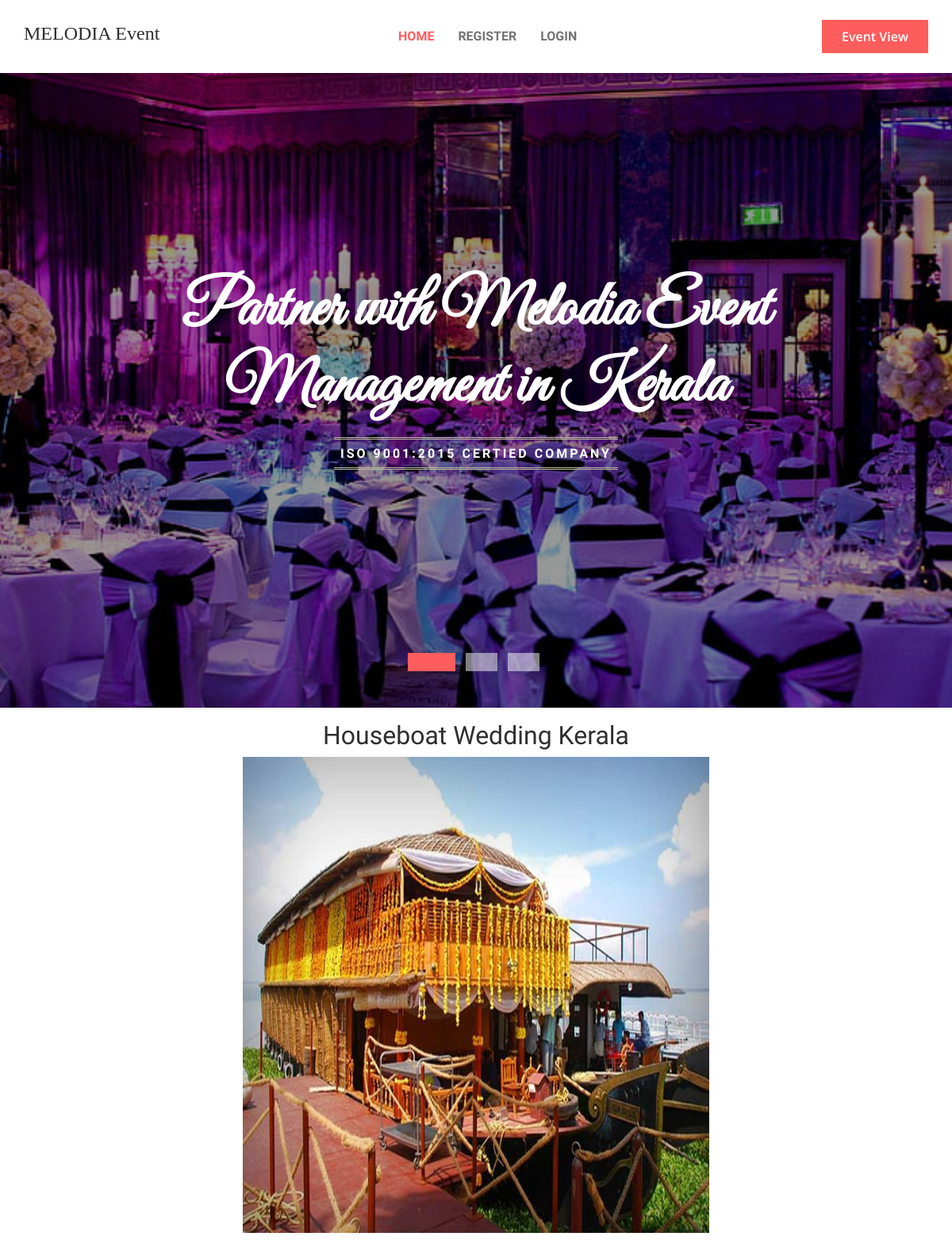
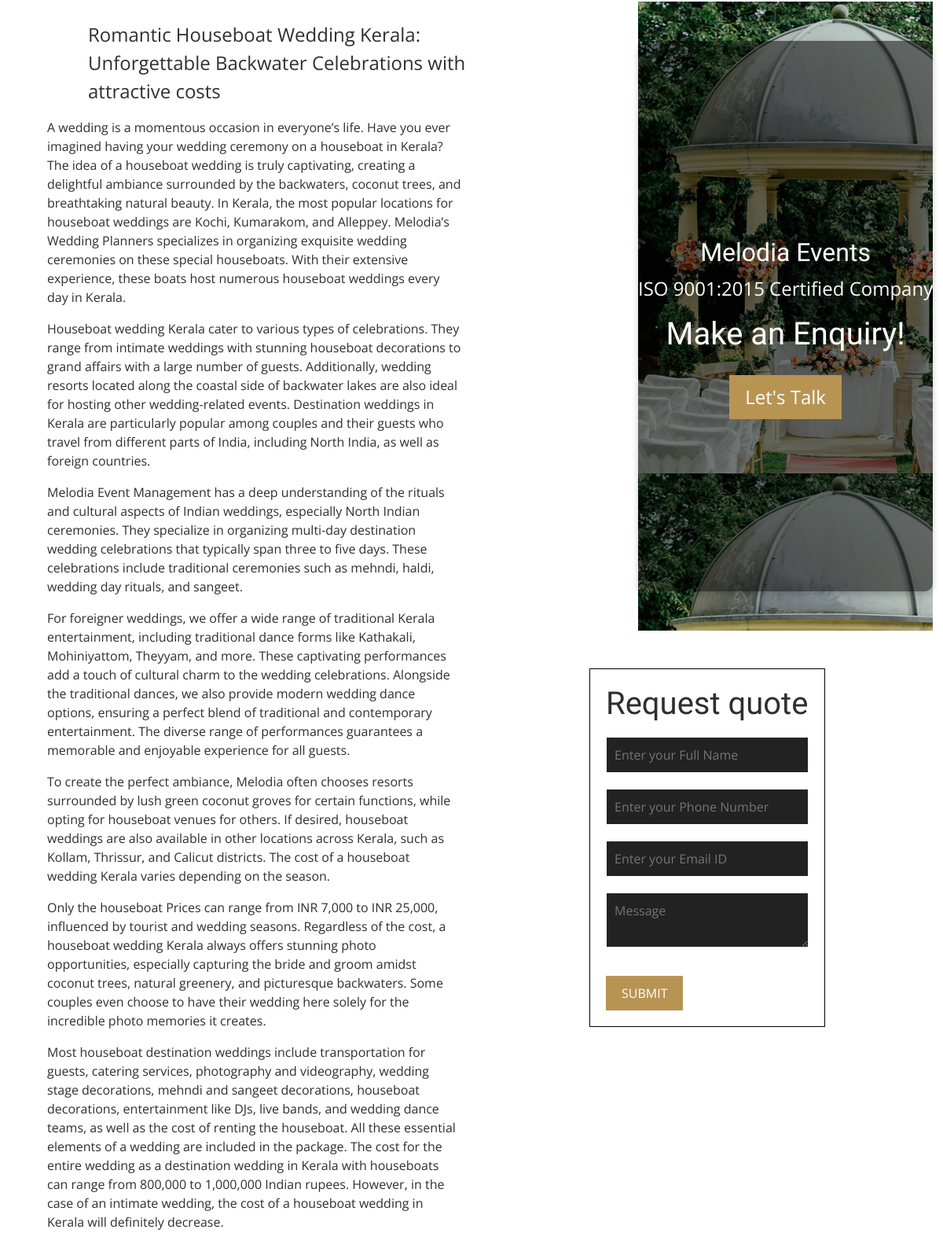
/servicedetail/1 (upper part), run on the app's committed database (2 pictures, top to bottom).
### event_bloom/models.py (models this page shows, shortened)
class Service(models.Model):
    image=models.ImageField(upload_to='media/image',blank=True,null=True)
    name=models.CharField(max_length=50)
    outline = models.TextField()
    desc = models.TextField()
    advance_amt=models.IntegerField(max_length=30)

### event_bloom/views.py (the view, shortened to what this page needs)
# urls.py: path('servicedetail/<int:id>',views.servicedetail,name='servicedetail'),
def servicedetail(request,id):
    v=Service.objects.get(id=id)
    return render(request,'servicedetail.html',{'v':v})

### template/servicedetail.html (shortened to what this page needs)
{% extends 'base.html' %}
{% load static %}
{% block content %}
<link rel="stylesheet" href="{% static 'css/service.css' %}">
<link rel="stylesheet" href="{% static 'css/talk.css' %}">
<div class="container-fluid">
  <div class="row mt-3 mb-3">
    <div class="col-12">
      <center>
        <h2>{{v.name}}</h2>
        <img src="{{v.image.url}}" height="600px" width="50%">
      </center>
    </div>
  </div>
  <div class="row">
    <div class="col-6">
      <br>
       <p class="text-dark fs-4" style="width:85%; margin-left:100px; text-decoration:justify;">{{v.outline}}</p>
      <div class="text-dark ms-5">
        <p class="text-dark" style="width:85%; color:black; margin-left:200px; text-decoration:justify;">{{v.desc|linebreaks}}</p>
      </div>
    </div>
    <div class="col-6">
      <div class="container2" style="background-image:url('{% static 'img/gallery-4.jpg' %}')">
        <div class="text2">
            <h2 class="clr" style="margin-top:250px;">Melodia Events</h2>
            <p class="h">ISO 9001:2015 Certified Company</p>
            <h1 class="clr h">Make an Enquiry!</h1>
            <button class="h">Let's Talk</button>
        </div>
      </div>
      <br><br>
        <div class="containerr">
          <h1>Request quote</h1>
          <form method="post">
            <input type="text" name="name" placeholder="Enter your Full Name" required><br>
            <input type="text" name="phone" placeholder="Enter your Phone Number" required><br>
            <input type="email" name="email" placeholder="Enter your Email ID" required><br>
            <textarea  name="message" placeholder="Message" required></textarea><br>
            <button type="submit">SUBMIT</button>
          </form>
        </div>
    </div>
  </div>
</div>
{% endblock %}

### static/css/service.css (style rules this page uses)
.containerr { width: 300px; padding: 20px; border: 1px solid black; margin: 0 auto; }
input[type="text"], input[type="email"], textarea { width: 100%; padding: 10px; margin: 10px 0; border: 1px solid white; background-color: #222; color: white; }
button { background-color: #b89453; color: white; padding: 10px 20px; border: none; cursor: pointer; margin-top: 20px; }

### static/css/talk.css (style rules this page uses)
.container2 { display: flex; flex-direction: column; align-items: center; justify-content: center; min-height: 100vh; background-color: #f0f0f0; width:fit-content; margin-left:200px; }
.text2 { text-align: center; font-size: 24px; color: white; background-color: rgb(0 0 0 / 50%); border-radius: 10px; box-shadow: 0 4px 8px rgba(0, 0, 0, 0.2); height:700px; }
.clr { color:white; }

### data on the page
Service: name "Houseboat Wedding Kerala", image (picture), outline "Romantic Houseboat Wedding Kerala: Unforgettable Backwater Celebrations with attractive costs", desc "A wedding is a momentous occasion in everyone’s life. Have you ever imagined having your wedding ceremony on a houseboat in Kerala? The idea of a houseboat wedding is truly captivating, creating a delightful ambiance surrounded by the backwaters, coconut trees, and breathtaking natural beauty. In Kerala, the most popular locations for houseboat weddings are Kochi, Kumarakom, and Alleppey. Melodia’s Wedding Planners specializes in organizing exquisite wedding ceremonies on these special houseboats. With their extensive experience, these boats host numerous houseboat weddings every day in Kerala. Houseboat wedding Kerala cater to various types of celebrations. They range from intimate…"
